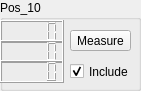
     <widget class="QGroupBox" name="Calib_box_10">
      <property name="geometry">
       <rect>
        <x>10</x>
        <y>270</y>
        <width>141</width>
        <height>91</height>
       </rect>
      </property>
      <property name="title">
       <string>Pos_10</string>
      </property>
      <widget class="QLCDNumber" name="calib_box_x_10">
       <property name="geometry">
        <rect>
         <x>0</x>
         <y>20</y>
         <width>64</width>
         <height>23</height>
        </rect>
       </property>
      </widget>
      <widget class="QLCDNumber" name="calib_box_y_10">
       <property name="geometry">
        <rect>
         <x>0</x>
         <y>40</y>
         <width>64</width>
         <height>23</height>
        </rect>
       </property>
      </widget>
      <widget class="QLCDNumber" name="calib_box_z_10">
       <property name="geometry">
        <rect>
         <x>0</x>
         <y>60</y>
         <width>64</width>
         <height>23</height>
        </rect>
       </property>
      </widget>
      <widget class="QPushButton" name="calibButton_10">
       <property name="geometry">
        <rect>
         <x>70</x>
         <y>30</y>
         <width>61</width>
         <height>21</height>
        </rect>
       </property>
       <property name="text">
        <string>Measure</string>
       </property>
      </widget>
      <widget class="QCheckBox" name="checkBox_10">
       <property name="geometry">
        <rect>
         <x>70</x>
         <y>60</y>
         <width>92</width>
         <height>23</height>
        </rect>
       </property>
       <property name="text">
        <string>Include</string>
       </property>
       <property name="checked">
        <bool>true</bool>
       </property>
      </widget>
     </widget>
